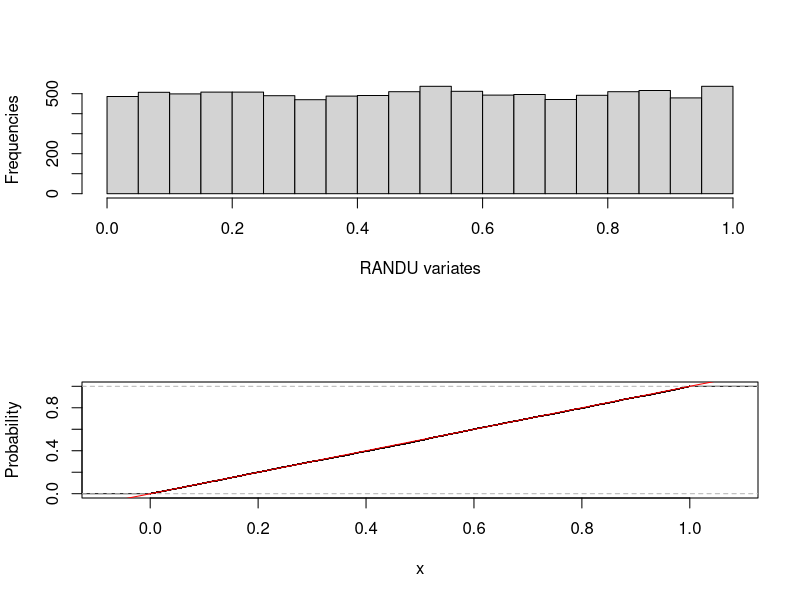
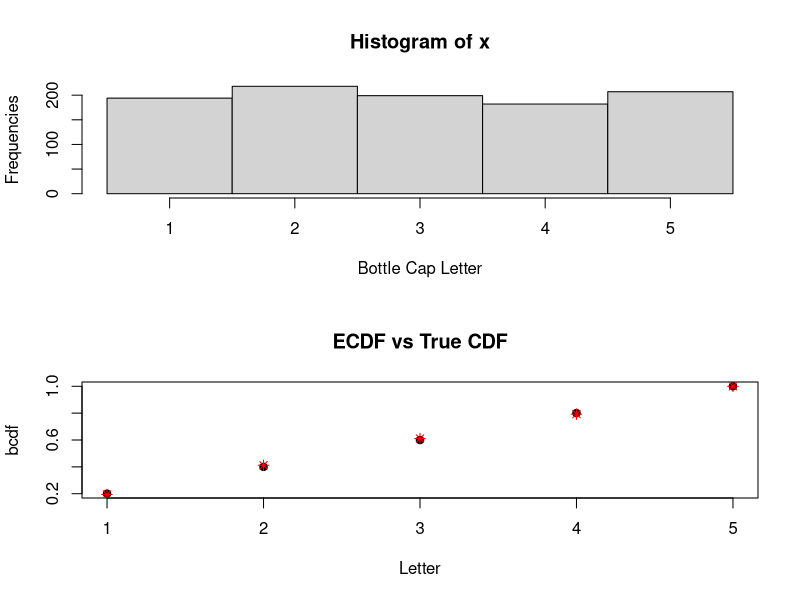

R code for these plots, in order:
#R Code for Lab 3
#Jan Domingo


#1A: Generate 10,000 variates using the random number generator
#Generate random variates according to the RANDU generator
#X_(n+1) = 16807 X_n mod 2^31; a = 16807, c = 0, m = 2^31-1
n = 10000 #number of variates
x = 1 #seed
for (i in 1:n) {
  x = c(x, (16807*x[i])%%(2^31-1)) #modulus
}
x = x[2:(n+1)] #Disregards seed value, keeps the other 10000 from for loop
u = x/(2^31-1)  #Transforming uniform variates between 0 and 1


#1B: Draw a historgram of these variates
par(mfrow = c(2,1)) #2 rows, 1 column for the graph matrix
hist(u, main="", xlab = "RANDU variates", ylab = "Frequencies") # histogram of the n RANDU variates


#1C: Draw the empirical cumulative distribution function against the CDF
plot.ecdf(u, verticals = TRUE, do.p = FALSE, main="", ylab = "Probability")
abline(0,1, col="red")


#1D: Kolmogorov-Smirnov Test of RANDU variates against U(0, 1) distribution
ks.test(u, "punif", 0, 1)




#2B:Calculates the EPMF and the ECDF 
n = 1000
x = 0 #initial vector)
bpmf = rep(0.20, 5) #True PMF
bcdf = cumsum(bpmf) #True CDF
uniLine = c(0,bcdf) #Uniform line from 0-1 broken into 4 intervals
xval = 1:5 #1 = S, 2 = L, 3 = U, 4 = R, 5 = M
for (i in 1:n) {
  u = runif(1)  #Sample a random variate from U(0,1). The inverse transofrmation method
  x[i] = sum(u > uniLine) #Random variate between 1 and 5 (letter on bottle cap) 
}
epmf = table(x)/n #Emprical PMF
ecdf = cumsum(epmf) #Empirical CDF


#2C: Present a histogram of your variates
hist(x, xlab="Bottle Cap Letter", ylab="Frequencies", breaks=seq(min(x)-0.5, max(x)+0.5))


#2D: Present a plot of the emprical cdf versues the true cdf
plot(xval, bcdf, xlab="Letter", yLab="CDF", main="ECDF vs True CDF", pch=19)
points(xval, ecdf, pch=8, col="red")


